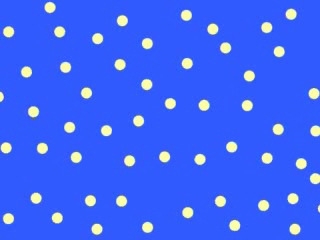
#> input picture frame 10 of Ejercicios/T5/NOTEBOOKS/visuais/SCD_circulos_1sentido_contrario.avi, 320 x 240 px
$ jupyter execute --allow-errors saliency_detection.ipynb   (shell and % lines are left out)
#> lines starting #> are read from the running program, lines starting #| are printed output that depends on the picture
# OpenCV

### para a materia de Visión Artificial do Grao de Robótica. EPSE de Lugo.

<hr style = "border: none; height: 4px; background-color: # D3D3D3" />

# Atención visual selectiva: saliencia

Este caderno de Jupyter trata sobre a detección da saliencia, que é a modelización computacional da atención visual selectiva para localizar automaticamente as rexións perceptualmente máis "relevantes" dunha imaxe.

En esencia, a importancia é o que "destaca" nunha foto ou nunha escena, permitindo que a súa conexión ollo-cerebro se centre de forma rápida (e esencialmente inconscientemente) nas rexións máis importantes.

Por exemplo, considera a figura na celas inferiores deste caderno na que ves un campo de fútbol cun xogador nel. Ao mirar a foto, os teus ollos céntranse automaticamente no xogador xa que son as áreas máis importantes da foto. Este proceso automático de localización das partes importantes dunha imaxe ou escena chámase detección do mapa de saliencia (pode ser interpretado como mapa de probabilidade que representa a posibilidade que ten cada píxel de recibir unha fixación).

A detección de saliencia aplícase a moitos aspectos da visión artificial e do procesamento de imaxes, pero algunhas das aplicacións máis populares inclúen:

- Detección de obxectos: en lugar de aplicar de forma exhaustiva unha xanela deslizante e unha pirámide de imaxes, só aplicaremos o noso algoritmo de detección (costoso computacionalmente) ás rexións máis salientables e interesantes dunha imaxe con máis probabilidade de conter un obxecto.

- Publicidade e mercadotecnia: deseña logotipos e anuncios que nos "destaquen" dunha simple ollada

- Robótica — Deseña robots con sistemas visuais  activos similares aos dos humanos

## Tres algoritmos de saliencia implementados en OpenCV

En OpenCV, existen tres algoritmos principais de detección de saliencia:

- Saliencia estática: esta clase de algoritmos de dsaliencia depende de características e estatísticas da imaxe para localizar as rexións máis relevantes da imaxe.
- Saliencia dinámica (movemento): os algoritmos desta clase normalmente procesan os fotogramas, facendo un seguimento dos obxectos que se "moven", e polo tanto son considereados perceptualmente relevantes.
- Baseados nunha medida de "obxecto": estes algoritmos calculan unha medida de "obxecto" e xeran un conxunto de "propostas", ou máis simplemente, caixas delimitadoras de onde pensa que pode estar un obxecto na imaxe.

Ten en conta que a saliencia computacional non é o tópico coñecido como detección de obxectos. O algoritmo saliencia subxacente non ten idea de se hai un obxecto particular nunha imaxe ou non.

Pola contra, o detector de relevancia simplemente está a informar onde pensa que pode estar un obxecto na imaxe; depende de ti e do teu algoritmo real de detección/clasificación de obxectos:

- Procesar a rexión proposta polo detector de saliencia
- Prever/clasificar a rexión e tomar calquera decisión sobre esta predición

Os detectores saliencia que nos interesan en robótica son os algoritmos rápidos capaces de executarse en tempo real. Os resultados do detector de relevancia pásanse despois a algoritmos computacionalmente costosos que non podemos executar en cada píxel da imaxe de entrada se queremos manter a restricción de tempo real (ou próximo).

Para empregar os detectores de saliencia de OpenCV, necesitarás OpenCV 3 ou superior. Documentación oficial de OpenCV sobre estebmódulo pódela atopar [nesta páxina](https://docs.opencv.org/3.4.2/d8/d65/group__saliency.html).

Ten en conta que terás que ter OpenCV compilado coa opción do módulo "contrib" habilitado. Lémbrte da primeira práctica deste curso onde compilamos OpenCV e o instalamos con esta opción.

### Importamos as librarias

[cell 1]
from matplotlib import pyplot as plt
import numpy as np
import argparse
import imutils
import cv2

### Función para visualizar imaxes en Jupyter Notebooks

[cell 2]
def plt_imshow(title, image):
	# convertemos a imaxe de  BGR a RGB para visualizala con maplotlib
	image = cv2.cvtColor(image, cv2.COLOR_BGR2RGB)
	plt.imshow(image)
	plt.title(title)
	plt.grid(False)
	plt.show()

### Saliencia Estática

OpenCV implementa dous algoritmos para a saliencia estática.

- O primeiro método é da publicación de 2010 de Montabone e Soto, [Human detection using a mobile platform and novel features derived from a visual saliency mechanism](https://www.sciencedirect.com/science/article/pii/S0262885609001371). Este algoritmo utilizouse inicialmente para detectar humanos en imaxes e vídeo, pero tamén se pode xeneralizar a outras formas de saliencia.
- O segundo método é de Hou e Zhang no seu artigo CVPR de 2007, [Saliency detection: A spectral residual approach](http://bcmi.sjtu.edu.cn/~zhangliqing/Papers/2007CVPR_Houxiaodi_04270292.pdf). Este algoritmo opera co  espectro en escala logarítmica dunha imaxe, calcula os residuos e logo mapea as localizacións salientables correspondentes ao dominio espacial. Consulta o artigo para máis detalles.

[cell 3]
# Como estamos empregando un Jupyter Notebooks podemos reemplazar o
# analizados de comandos por un diccionario con valores "fixos"
args = {
	"image": "visuais/neymar.jpg"
}

# cargamos a imaxe de entrada
image = cv2.imread(args["image"])

[cell 4]
# inicializamos o detector de saliencia do residuo espectral de OpenCV e
# calculamos o mapa de saliencia
saliency = cv2.saliency.StaticSaliencySpectralResidual_create()
(success, saliencyMap) = saliency.computeSaliency(image)
#> success = False
#> (the rest of this cell did not finish here and is left out)

[cell 5]
# inicializamos o detector de saliencia "fine grained" de OpenCV e
# calculamos o mapa de saliencia
saliency = cv2.saliency.StaticSaliencyFineGrained_create()
(success, saliencyMap) = saliency.computeSaliency(image)
#> (the rest of this cell did not finish here and is left out)

## Algoritmos de saliencia orientados a obxectos

OpenCV inclúe un detector de saliencia baseado nunha medida de "obxecto" — [BING: Binarized normed gradients for objectness estimation at 300fps](https://mmcheng.net/bing/), de Cheng et al. (CVPR 2014).

A diferenza dos outros detectores de saliencia en OpenCV, que son totalmente autónomos na súa implementación, o detector BING require nove ficheiros de modelos separados para varios tamaños de ventá, espazos de cor e operacións matemáticas (aportados no cartafol de visuais). Estes nove ficheiros de modelos apenas ocupan disco (~ 10 KB) e é extremadamente rápido cargalos, o que fai de BING un método rapido para a saliencia e válido para o noso campo da robótica.

[cell 6]
#Diccionario con opcións de entrada en substitución do analizador
#de argumentos de entrada a un programa por liña de comandos
args = {
    "model": "visuais/objectness_trained_model",
    "image": "visuais/barcelona.png",
    "max_detections": 10
}

# cargamos a imaxe de entrada
image = cv2.imread(args["image"])
if image is None:
    print("imaxe non atopada")

[cell 7]
# Inicializamos un detector de saliencia orientado a obxectos de OpenCV e
# establecemos o path ao modelo para cargalo (previamente adestrado)
saliency = cv2.saliency.ObjectnessBING_create()
saliency.setTrainingPath(args["model"])

# achamos as caixas dos obxectos detectados
(success, saliencyMap) = saliency.computeSaliency(image)
#> (the rest of this cell did not finish here and is left out)

#> (a cell that did not finish here is left out)

### Saliencia Dinámica

O último detector de saliencia en OpenCV procede da publicación de 2014 de Wang e Dudek, [A fast self-tuning background subtraction algorithm](https://ieeexplore.ieee.org/document/6910012/).

Este algoritmo está deseñado para traballar con vídeo onde se consideran salientables os obxectos que se moven na fonte de vídeo. Os resultados deste algoritmo, para determinado tipo de vídeos, poden ser bastente pobres.

[cell 9]
#Diccionario con opcións de entrada en substitución do analizador
#de argumentos de entrada a un programa por liña de comandos
args = {
    "input": "visuais/SCD_circulos_1sentido_contrario.avi",
    "output_original": "output_orixinal.avi",
    "output_saliency_map": "output_saliency_map.avi"
}

# Inicializamos o obxecto saliencia
saliency = None

[cell 10]
print("[INFO] cargando o ficheiro de video...")
vs = cv2.VideoCapture(args["input"])
initWriters = True
writer = {"original": None, "saliencyMap": None}

[cell 11]
# lazo sobre todos os frames
while True:
	# seguinte frame
	frame = vs.read()[1]
#> frame is the input picture: shape (240, 320, 3); mean B, G, R 247.7, 100.5, 62

	# se non podemos ler mais frames, chegamos ao final
	if frame is None:
		break

	# redimensionamos o frame para que teña un ancho minimo de 500 pixeles
	frame = imutils.resize(frame, width=500)
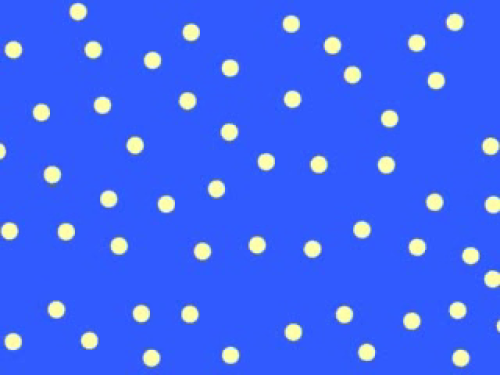
#> frame: shape (375, 500, 3); mean B, G, R 247.7, 100.5, 62

	# Seo noso obxecto de saliencia e None, precisamos instancialo
	if saliency is None:
		saliency = cv2.saliency.MotionSaliencyBinWangApr2014_create()
		saliency.setImagesize(frame.shape[1], frame.shape[0])
		saliency.init()

    # convertimos o frame lido a escala de grises e achamos o mapa de saliencia
	# baseado nun modelo de movemento
	gray = cv2.cvtColor(frame, cv2.COLOR_BGR2GRAY)
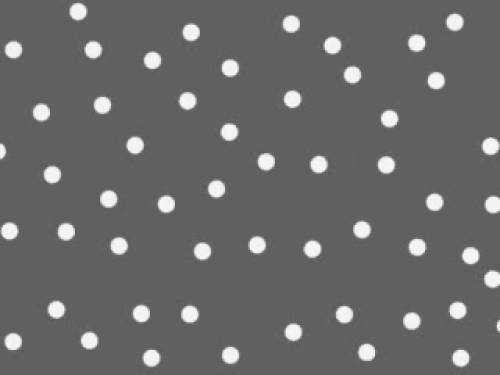
#> gray: shape (375, 500); min 86, max 249, mean 105.5
	(success, saliencyMap) = saliency.computeSaliency(gray)
#> saliencyMap: shape (375, 500); every value is 1
#> success = True
	saliencyMap = (saliencyMap * 255).astype("uint8")
#> saliencyMap: shape (375, 500); every value is 255

	# comprobamos se temos inicializado o obxecto para escribir videos a disco
	if initWriters:
		# inicializamos os tres obxectos para grabar os tres videos que precisamos
		fourcc = cv2.VideoWriter_fourcc(*"MJPG")
		writer["original"] = cv2.VideoWriter(args["output_original"], fourcc,
			20,(frame.shape[1], frame.shape[0]), True)
		writer["saliencyMap"] = cv2.VideoWriter(args["output_saliency_map"], fourcc, 20,
			(saliencyMap.shape[1], saliencyMap.shape[0]), False)

        # ponhemos o flag de inicializacion a False
		initWriters = False

	# ise temos obxectos para escribir os videos, escribimos a disco
	if not initWriters:
		writer["original"].write(frame)
		writer["saliencyMap"].write(saliencyMap)

$ run again, starting later in the video
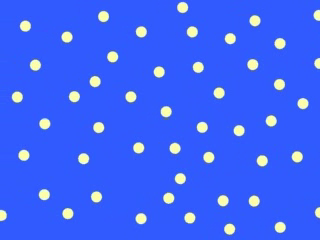
#> input picture frame 45 of Ejercicios/T5/NOTEBOOKS/visuais/SCD_circulos_1sentido_contrario.avi, 320 x 240 px
#> `(success, saliencyMap) = saliency.computeSaliency(image)`: success = False
#> frame is the input picture: shape (240, 320, 3); mean B, G, R 248.4, 99.5, 60.7
#> `frame = imutils.resize(frame, width=500)`:
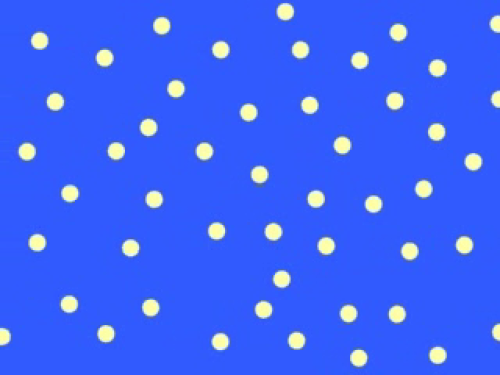
#> frame: shape (375, 500, 3); mean B, G, R 248.4, 99.5, 60.7
#> `gray = cv2.cvtColor(frame, cv2.COLOR_BGR2GRAY)`:
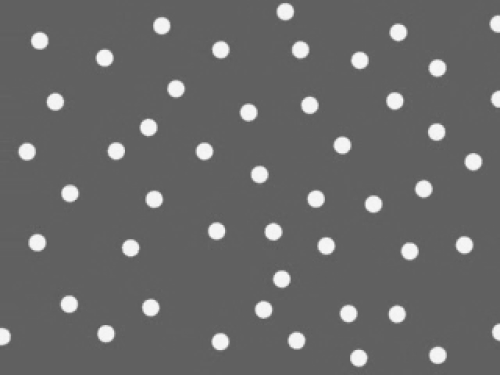
#> gray: shape (375, 500); min 88, max 248, mean 104.7
#> `(success, saliencyMap) = saliency.computeSaliency(gray)`: success = True

$ run again, starting later in the video
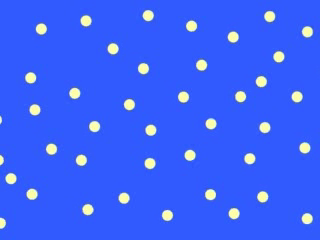
#> input picture frame 81 of Ejercicios/T5/NOTEBOOKS/visuais/SCD_circulos_1sentido_contrario.avi, 320 x 240 px
#> `(success, saliencyMap) = saliency.computeSaliency(image)`: success = False
#> frame is the input picture: shape (240, 320, 3); mean B, G, R 249.3, 97.8, 58.8
#> frame: shape (375, 500, 3)
#> `gray = cv2.cvtColor(frame, cv2.COLOR_BGR2GRAY)`:
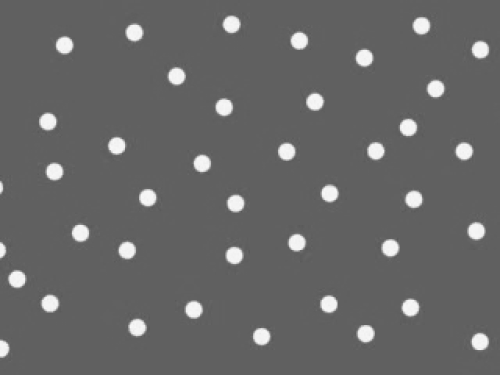
#> gray: shape (375, 500); min 87, max 249, mean 103.1
#> `(success, saliencyMap) = saliency.computeSaliency(gray)`: success = True
